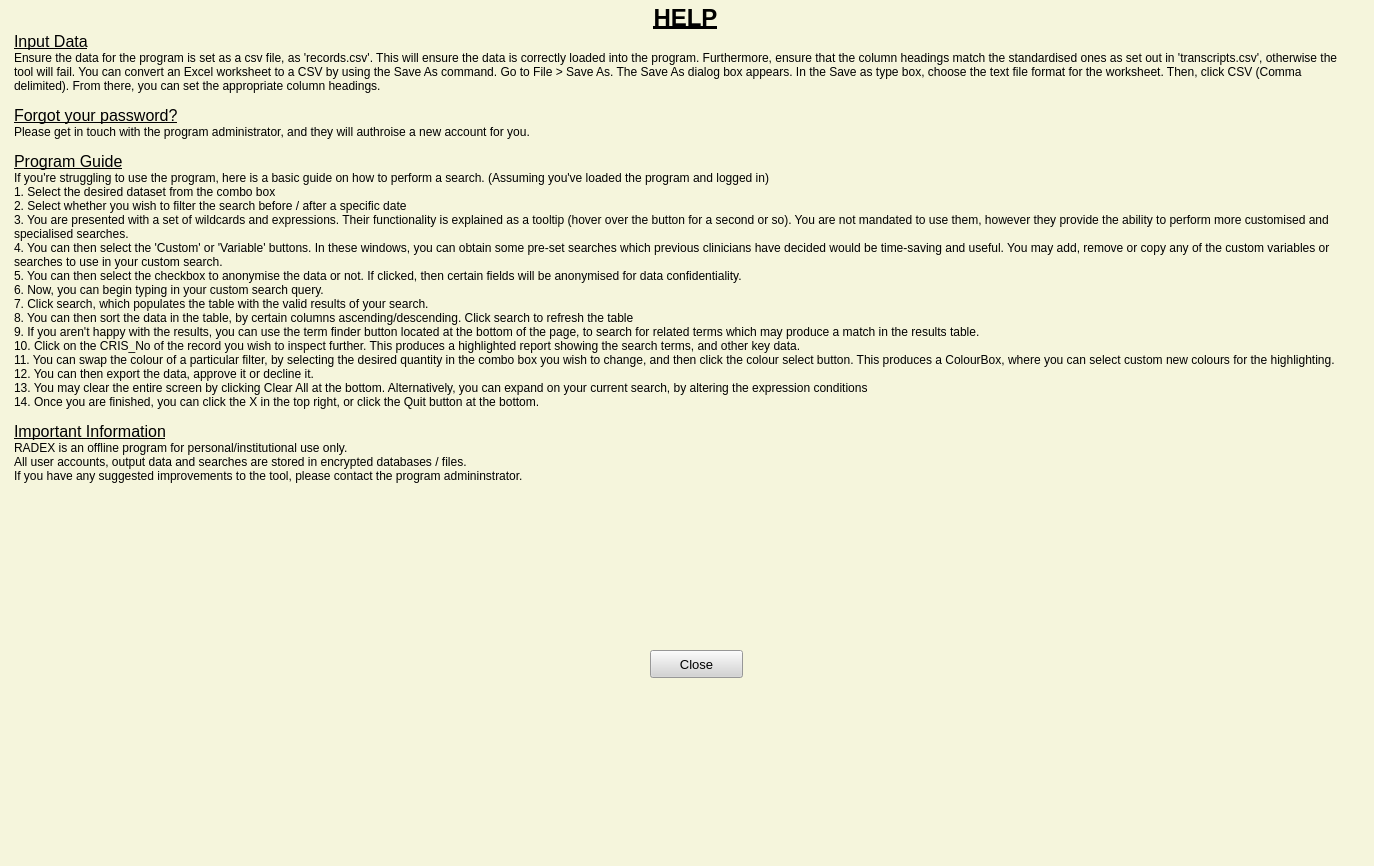
<?xml version="1.0" encoding="UTF-8"?>
<ui version="4.0">
 <class>MainWindow</class>
 <widget class="QMainWindow" name="MainWindow">
  <property name="geometry">
   <rect>
    <x>0</x>
    <y>0</y>
    <width>1374</width>
    <height>866</height>
   </rect>
  </property>
  <property name="windowTitle">
   <string>MainWindow</string>
  </property>
  <property name="styleSheet">
   <string notr="true">background-color: beige;</string>
  </property>
  <widget class="QWidget" name="centralwidget">
   <widget class="QTextBrowser" name="textBrowser">
    <property name="geometry">
     <rect>
      <x>10</x>
      <y>0</y>
      <width>1351</width>
      <height>641</height>
     </rect>
    </property>
    <property name="frameShape">
     <enum>QFrame::NoFrame</enum>
    </property>
    <property name="frameShadow">
     <enum>QFrame::Plain</enum>
    </property>
    <property name="lineWidth">
     <number>2</number>
    </property>
    <property name="html">
     <string>&lt;!DOCTYPE HTML PUBLIC &quot;-//W3C//DTD HTML 4.0//EN&quot; &quot;http://www.w3.org/TR/REC-html40/strict.dtd&quot;&gt;
&lt;html&gt;&lt;head&gt;&lt;meta name=&quot;qrichtext&quot; content=&quot;1&quot; /&gt;&lt;style type=&quot;text/css&quot;&gt;
p, li { white-space: pre-wrap; }
&lt;/style&gt;&lt;/head&gt;&lt;body style=&quot; font-family:'MS Shell Dlg 2'; font-size:7.8pt; font-weight:400; font-style:normal;&quot;&gt;
&lt;p align=&quot;center&quot; style=&quot; margin-top:0px; margin-bottom:0px; margin-left:0px; margin-right:0px; -qt-block-indent:0; text-indent:0px;&quot;&gt;&lt;span style=&quot; font-size:18pt; font-weight:600; text-decoration: underline;&quot;&gt;HELP&lt;/span&gt;&lt;/p&gt;
&lt;p style=&quot; margin-top:0px; margin-bottom:0px; margin-left:0px; margin-right:0px; -qt-block-indent:0; text-indent:0px;&quot;&gt;&lt;span style=&quot; font-size:12pt; text-decoration: underline;&quot;&gt;Input Data&lt;/span&gt;&lt;/p&gt;
&lt;p style=&quot; margin-top:0px; margin-bottom:0px; margin-left:0px; margin-right:0px; -qt-block-indent:0; text-indent:0px;&quot;&gt;&lt;span style=&quot; font-size:9pt;&quot;&gt;Ensure the data for the program is set as a csv file, as 'records.csv'. This will ensure the data is correctly loaded into the program. Furthermore, ensure that the column headings match the standardised ones as set out in 'transcripts.csv', otherwise the tool will fail. You can convert an Excel worksheet to a CSV by using the Save As command. Go to File &amp;gt; Save As. The Save As dialog box appears. In the Save as type box, choose the text file format for the worksheet. Then, click CSV (Comma delimited). From there, you can set the appropriate column headings.&lt;/span&gt;&lt;/p&gt;
&lt;p style=&quot;-qt-paragraph-type:empty; margin-top:0px; margin-bottom:0px; margin-left:0px; margin-right:0px; -qt-block-indent:0; text-indent:0px; font-size:8pt;&quot;&gt;&lt;br /&gt;&lt;/p&gt;
&lt;p style=&quot; margin-top:0px; margin-bottom:0px; margin-left:0px; margin-right:0px; -qt-block-indent:0; text-indent:0px;&quot;&gt;&lt;span style=&quot; font-size:12pt; text-decoration: underline;&quot;&gt;Forgot your password?&lt;/span&gt;&lt;/p&gt;
&lt;p style=&quot; margin-top:0px; margin-bottom:0px; margin-left:0px; margin-right:0px; -qt-block-indent:0; text-indent:0px;&quot;&gt;&lt;span style=&quot; font-size:9pt;&quot;&gt;Please get in touch with the program administrator, and they will authroise a new account for you. &lt;/span&gt;&lt;/p&gt;
&lt;p style=&quot;-qt-paragraph-type:empty; margin-top:0px; margin-bottom:0px; margin-left:0px; margin-right:0px; -qt-block-indent:0; text-indent:0px;&quot;&gt;&lt;br /&gt;&lt;/p&gt;
&lt;p style=&quot; margin-top:0px; margin-bottom:0px; margin-left:0px; margin-right:0px; -qt-block-indent:0; text-indent:0px;&quot;&gt;&lt;span style=&quot; font-size:12pt; text-decoration: underline;&quot;&gt;Program Guide&lt;/span&gt;&lt;/p&gt;
&lt;p style=&quot; margin-top:0px; margin-bottom:0px; margin-left:0px; margin-right:0px; -qt-block-indent:0; text-indent:0px;&quot;&gt;&lt;span style=&quot; font-size:9pt;&quot;&gt;If you're struggling to use the program, here is a basic guide on how to perform a search. (Assuming you've loaded the program and logged in)&lt;/span&gt;&lt;/p&gt;
&lt;p style=&quot; margin-top:0px; margin-bottom:0px; margin-left:0px; margin-right:0px; -qt-block-indent:0; text-indent:0px;&quot;&gt;&lt;span style=&quot; font-size:9pt;&quot;&gt;1. Select the desired dataset from the combo box&lt;/span&gt;&lt;/p&gt;
&lt;p style=&quot; margin-top:0px; margin-bottom:0px; margin-left:0px; margin-right:0px; -qt-block-indent:0; text-indent:0px;&quot;&gt;&lt;span style=&quot; font-size:9pt;&quot;&gt;2. Select whether you wish to filter the search before / after a specific date&lt;/span&gt;&lt;/p&gt;
&lt;p style=&quot; margin-top:0px; margin-bottom:0px; margin-left:0px; margin-right:0px; -qt-block-indent:0; text-indent:0px;&quot;&gt;&lt;span style=&quot; font-size:9pt;&quot;&gt;3. You are presented with a set of wildcards and expressions. Their functionality is explained as a tooltip (hover over the button for a second or so). You are not mandated to use them, however they provide the ability to perform more customised and specialised searches. &lt;/span&gt;&lt;/p&gt;
&lt;p style=&quot; margin-top:0px; margin-bottom:0px; margin-left:0px; margin-right:0px; -qt-block-indent:0; text-indent:0px;&quot;&gt;&lt;span style=&quot; font-size:9pt;&quot;&gt;4. You can then select the 'Custom' or 'Variable' buttons. In these windows, you can obtain some pre-set searches which previous clinicians have decided would be time-saving and useful. You may add, remove or copy any of the custom variables or searches to use in your custom search. &lt;/span&gt;&lt;/p&gt;
&lt;p style=&quot; margin-top:0px; margin-bottom:0px; margin-left:0px; margin-right:0px; -qt-block-indent:0; text-indent:0px;&quot;&gt;&lt;span style=&quot; font-size:9pt;&quot;&gt;5. You can then select the checkbox to anonymise the data or not. If clicked, then certain fields will be anonymised for data confidentiality. &lt;/span&gt;&lt;/p&gt;
&lt;p style=&quot; margin-top:0px; margin-bottom:0px; margin-left:0px; margin-right:0px; -qt-block-indent:0; text-indent:0px;&quot;&gt;&lt;span style=&quot; font-size:9pt;&quot;&gt;6. Now, you can begin typing in your custom search query.&lt;/span&gt;&lt;/p&gt;
&lt;p style=&quot; margin-top:0px; margin-bottom:0px; margin-left:0px; margin-right:0px; -qt-block-indent:0; text-indent:0px;&quot;&gt;&lt;span style=&quot; font-size:9pt;&quot;&gt;7. Click search, which populates the table with the valid results of your search.&lt;/span&gt;&lt;/p&gt;
&lt;p style=&quot; margin-top:0px; margin-bottom:0px; margin-left:0px; margin-right:0px; -qt-block-indent:0; text-indent:0px;&quot;&gt;&lt;span style=&quot; font-size:9pt;&quot;&gt;8. You can then sort the data in the table, by certain columns ascending/descending. Click search to refresh the table&lt;/span&gt;&lt;/p&gt;
&lt;p style=&quot; margin-top:0px; margin-bottom:0px; margin-left:0px; margin-right:0px; -qt-block-indent:0; text-indent:0px;&quot;&gt;&lt;span style=&quot; font-size:9pt;&quot;&gt;9. If you aren't happy with the results, you can use the term finder button located at the bottom of the page, to search for related terms which may produce a match in the results table. &lt;/span&gt;&lt;/p&gt;
&lt;p style=&quot; margin-top:0px; margin-bottom:0px; margin-left:0px; margin-right:0px; -qt-block-indent:0; text-indent:0px;&quot;&gt;&lt;span style=&quot; font-size:9pt;&quot;&gt;10. Click on the CRIS_No of the record you wish to inspect further. This produces a highlighted report showing the search terms, and other key data. &lt;/span&gt;&lt;/p&gt;
&lt;p style=&quot; margin-top:0px; margin-bottom:0px; margin-left:0px; margin-right:0px; -qt-block-indent:0; text-indent:0px;&quot;&gt;&lt;span style=&quot; font-size:9pt;&quot;&gt;11. You can swap the colour of a particular filter, by selecting the desired quantity in the combo box you wish to change, and then click the colour select button. This produces a ColourBox, where you can select custom new colours for the highlighting. &lt;/span&gt;&lt;/p&gt;
&lt;p style=&quot; margin-top:0px; margin-bottom:0px; margin-left:0px; margin-right:0px; -qt-block-indent:0; text-indent:0px;&quot;&gt;&lt;span style=&quot; font-size:9pt;&quot;&gt;12. You can then export the data, approve it or decline it.&lt;/span&gt;&lt;/p&gt;
&lt;p style=&quot; margin-top:0px; margin-bottom:0px; margin-left:0px; margin-right:0px; -qt-block-indent:0; text-indent:0px;&quot;&gt;&lt;span style=&quot; font-size:9pt;&quot;&gt;13. You may clear the entire screen by clicking Clear All at the bottom. Alternatively, you can expand on your current search, by altering the expression conditions&lt;/span&gt;&lt;/p&gt;
&lt;p style=&quot; margin-top:0px; margin-bottom:0px; margin-left:0px; margin-right:0px; -qt-block-indent:0; text-indent:0px;&quot;&gt;&lt;span style=&quot; font-size:9pt;&quot;&gt;14. Once you are finished, you can click the X in the top right, or click the Quit button at the bottom.&lt;/span&gt;&lt;/p&gt;
&lt;p style=&quot;-qt-paragraph-type:empty; margin-top:0px; margin-bottom:0px; margin-left:0px; margin-right:0px; -qt-block-indent:0; text-indent:0px; font-size:8pt;&quot;&gt;&lt;br /&gt;&lt;/p&gt;
&lt;p style=&quot; margin-top:0px; margin-bottom:0px; margin-left:0px; margin-right:0px; -qt-block-indent:0; text-indent:0px;&quot;&gt;&lt;span style=&quot; font-size:12pt; text-decoration: underline;&quot;&gt;Important Information&lt;/span&gt;&lt;/p&gt;
&lt;p style=&quot; margin-top:0px; margin-bottom:0px; margin-left:0px; margin-right:0px; -qt-block-indent:0; text-indent:0px;&quot;&gt;&lt;span style=&quot; font-size:9pt;&quot;&gt;RADEX is an offline program for personal/institutional use only.&lt;/span&gt;&lt;/p&gt;
&lt;p style=&quot; margin-top:0px; margin-bottom:0px; margin-left:0px; margin-right:0px; -qt-block-indent:0; text-indent:0px;&quot;&gt;&lt;span style=&quot; font-size:9pt;&quot;&gt;All user accounts, output data and searches are stored in encrypted databases / files. &lt;/span&gt;&lt;/p&gt;
&lt;p style=&quot; margin-top:0px; margin-bottom:0px; margin-left:0px; margin-right:0px; -qt-block-indent:0; text-indent:0px;&quot;&gt;&lt;span style=&quot; font-size:9pt;&quot;&gt;If you have any suggested improvements to the tool, please contact the program admininstrator. &lt;/span&gt;&lt;/p&gt;
&lt;p style=&quot;-qt-paragraph-type:empty; margin-top:0px; margin-bottom:0px; margin-left:0px; margin-right:0px; -qt-block-indent:0; text-indent:0px; font-size:8pt;&quot;&gt;&lt;br /&gt;&lt;/p&gt;
&lt;p style=&quot;-qt-paragraph-type:empty; margin-top:0px; margin-bottom:0px; margin-left:0px; margin-right:0px; -qt-block-indent:0; text-indent:0px; font-size:8pt;&quot;&gt;&lt;br /&gt;&lt;/p&gt;
&lt;p style=&quot;-qt-paragraph-type:empty; margin-top:0px; margin-bottom:0px; margin-left:0px; margin-right:0px; -qt-block-indent:0; text-indent:0px; font-size:8pt;&quot;&gt;&lt;br /&gt;&lt;/p&gt;&lt;/body&gt;&lt;/html&gt;</string>
    </property>
   </widget>
   <widget class="QPushButton" name="but_close">
    <property name="geometry">
     <rect>
      <x>650</x>
      <y>650</y>
      <width>93</width>
      <height>28</height>
     </rect>
    </property>
    <property name="font">
     <font>
      <pointsize>10</pointsize>
     </font>
    </property>
    <property name="styleSheet">
     <string notr="true">background-color: lightgrey;
</string>
    </property>
    <property name="text">
     <string>Close</string>
    </property>
   </widget>
  </widget>
  <widget class="QMenuBar" name="menubar">
   <property name="geometry">
    <rect>
     <x>0</x>
     <y>0</y>
     <width>1374</width>
     <height>26</height>
    </rect>
   </property>
  </widget>
  <widget class="QStatusBar" name="statusbar"/>
 </widget>
 <resources/>
 <connections/>
</ui>
